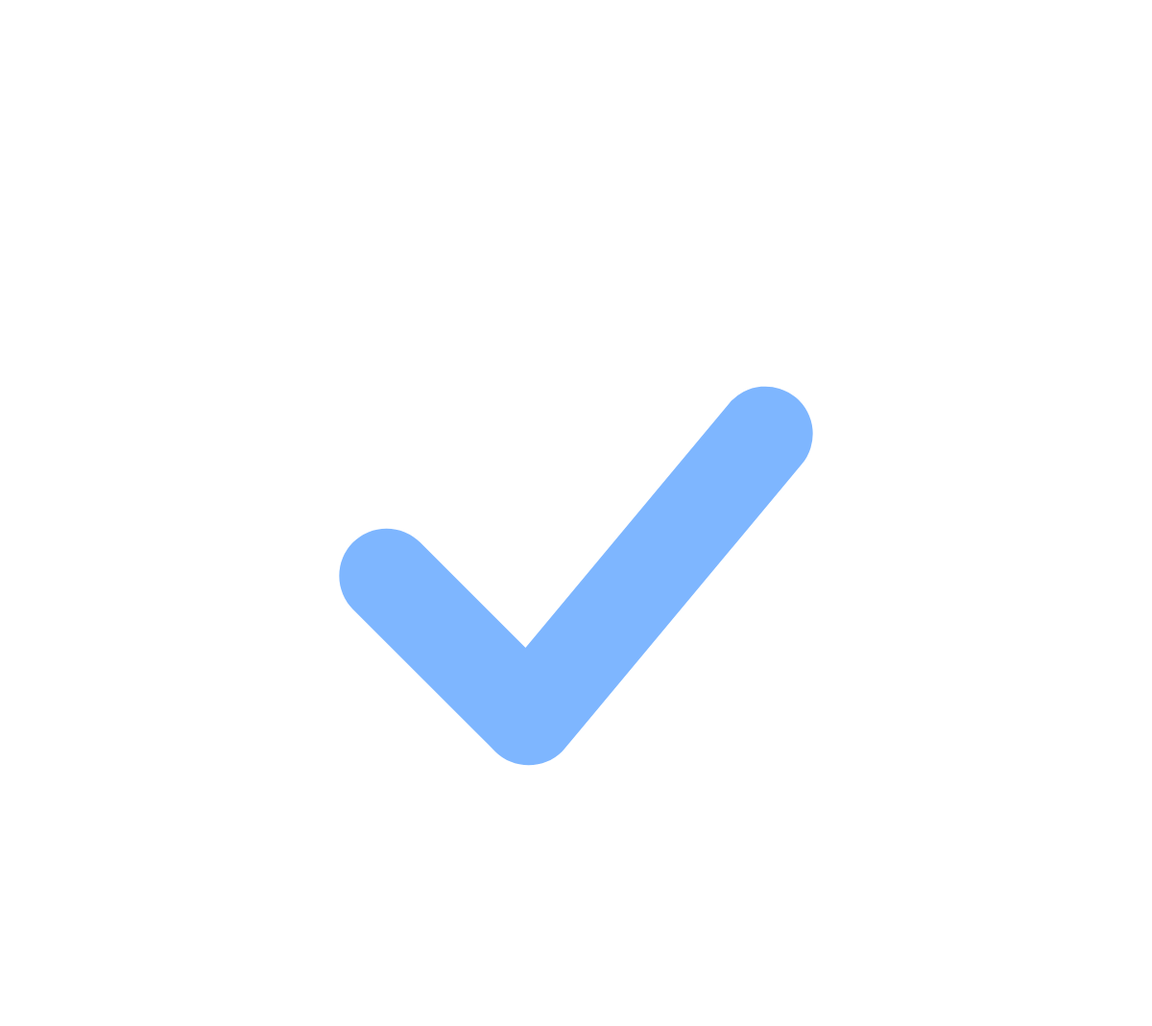
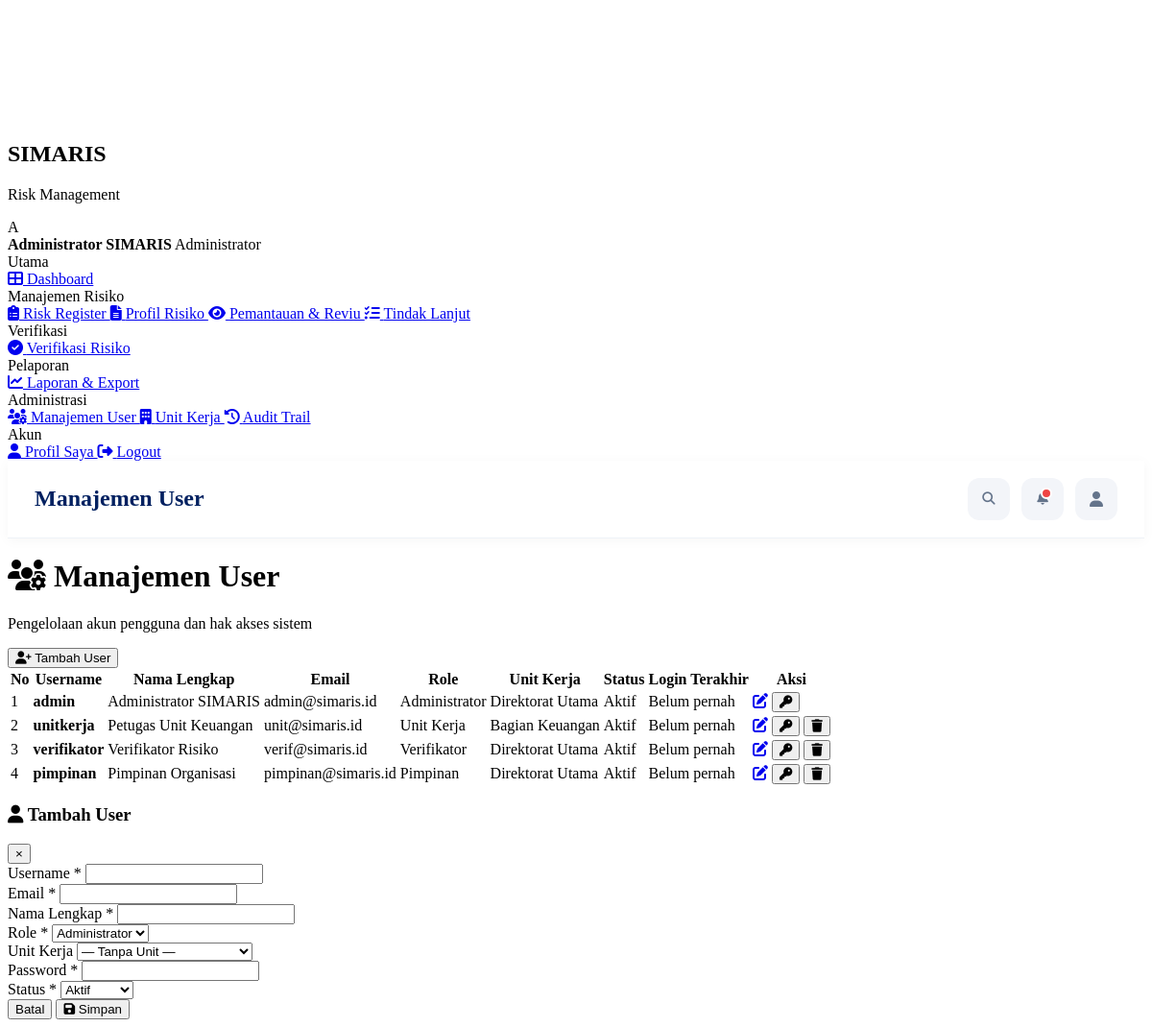
The page /pages/users.php (signed in) on the database its author committed (2 pictures, top to bottom).
### tables this page shows
CREATE TABLE `users` (
  `id`            INT(11)      NOT NULL AUTO_INCREMENT,
  `username`      VARCHAR(50)  NOT NULL UNIQUE,
  `email`         VARCHAR(100) NOT NULL UNIQUE,
  `password`      VARCHAR(255) NOT NULL,
  `nama_lengkap`  VARCHAR(150) NOT NULL,
  `role`          ENUM('admin','unit_kerja','verifikator','pimpinan') NOT NULL DEFAULT 'unit_kerja',
  `unit_id`       INT(11)      DEFAULT NULL,
  `foto`          VARCHAR(255) DEFAULT NULL,
  `status`        ENUM('aktif','nonaktif') NOT NULL DEFAULT 'aktif',
  `last_login`    DATETIME     DEFAULT NULL,
  `created_at`    TIMESTAMP    DEFAULT CURRENT_TIMESTAMP,
  `updated_at`    TIMESTAMP    DEFAULT CURRENT_TIMESTAMP ON UPDATE CURRENT_TIMESTAMP,
  PRIMARY KEY (`id`)
);

CREATE TABLE `unit_kerja` (
  `id`         INT(11)      NOT NULL AUTO_INCREMENT,
  `kode_unit`  VARCHAR(20)  NOT NULL UNIQUE,
  `nama_unit`  VARCHAR(150) NOT NULL,
  `deskripsi`  TEXT,
  `created_at` TIMESTAMP    DEFAULT CURRENT_TIMESTAMP,
  PRIMARY KEY (`id`)
);

### includes/functions.php (called while the page is built, shortened)
<?php
function currentUser(): array {
    if (isset($_SESSION['user']) && is_array($_SESSION['user'])) {
        return $_SESSION['user'];
    }
    return [
        'id'           => $_SESSION['user_id']      ?? null,
        'username'     => $_SESSION['username']     ?? null,
        'nama_lengkap' => $_SESSION['nama_lengkap'] ?? null,
        'role'         => $_SESSION['role']         ?? null,
        'unit_id'      => $_SESSION['unit_id']      ?? null,
        'email'        => $_SESSION['email']        ?? null,
        'foto'         => $_SESSION['foto']         ?? null,
    ];
}
function formatRole(string $role): string {
    return match($role) {
        'admin'       => 'Administrator',
        'unit_kerja'  => 'Unit Kerja',
        'verifikator' => 'Verifikator',
        'pimpinan'    => 'Pimpinan',
        default       => ucfirst($role),
    };
}
function e(?string $str): string {
    return htmlspecialchars($str ?? '', ENT_QUOTES, 'UTF-8');
}

### pages/users.php (the view, shortened to what this page needs)
<?php
require_once __DIR__ . '/../includes/functions.php';
$pdo = db();
$edit = null;
$rows = $pdo->query("SELECT u.*, uk.nama_unit FROM users u LEFT JOIN unit_kerja uk ON uk.id=u.unit_id ORDER BY u.role, u.nama_lengkap")->fetchAll();
$pageTitle = 'Manajemen User';
include __DIR__.'/../includes/header.php';
?>
<div class="page-header">
    <div>
        <h1 class="page-title"><i class="fas fa-users-cog"></i> Manajemen User</h1>
        <p class="page-subtitle">Pengelolaan akun pengguna dan hak akses sistem</p>
    </div>
    <button class="btn btn-primary" onclick="openModal('modalUser')"><i class="fas fa-user-plus"></i> Tambah User</button>
</div>
<div class="card">
    <div class="table-responsive">
    <table class="data-table">
        <thead>
        <tr>
            <th>No</th><th>Username</th><th>Nama Lengkap</th><th>Email</th><th>Role</th>
            <th>Unit Kerja</th><th>Status</th><th>Login Terakhir</th><th>Aksi</th>
        </tr>
        </thead>
        <tbody>
        <?php $no=1; foreach ($rows as $r): ?>
        <tr>
            <td><?= $no++ ?></td>
            <td><strong><?= e($r['username']) ?></strong></td>
            <td><?= e($r['nama_lengkap']) ?></td>
            <td><?= e($r['email']) ?></td>
            <td><span class="badge badge-info"><?= formatRole($r['role']) ?></span></td>
            <td><?= e($r['nama_unit'] ?? '-') ?></td>
            <td><?= $r['status']==='aktif' ? '<span class="badge badge-success">Aktif</span>' : '<span class="badge badge-danger">Non-aktif</span>' ?></td>
            <td><?= $r['last_login'] ? formatTanggal($r['last_login'],true) : '<span class="text-muted">Belum pernah</span>' ?></td>
            <td>
                <a href="?edit=<?= $r['id'] ?>" class="btn-icon" title="Edit"><i class="fas fa-edit"></i></a>
                <form method="post" style="display:inline" onsubmit="return confirm('Reset password user ini ke <password123>?')">
                    <button class="btn-icon" title="Reset Password"><i class="fas fa-key"></i></button>
                </form>
                <?php if ($r['id'] != $user['id']): ?>
                <form method="post" style="display:inline" onsubmit="return confirm('Hapus user ini?')">
                    <button class="btn-icon btn-icon-danger" title="Hapus"><i class="fas fa-trash"></i></button>
                </form>
                <?php endif; ?>
            </td>
        </tr>
        <?php endforeach; ?>
        </tbody>
    </table>
    </div>
</div>
<div class="modal-overlay <?= $edit?'active':'' ?>" id="modalUser">
    <div class="modal" style="max-width:600px">
        <div class="modal-header">
            <h3><i class="fas fa-user"></i> <?= $edit?'Edit':'Tambah' ?> User</h3>
            <button class="modal-close" onclick="location.href='users.php'">&times;</button>
        </div>
        <form method="post">
            <div class="modal-body">
                <div class="form-row">
                    <div class="form-group">
                        <label>Username *</label>
                        <input type="text" name="username" class="form-control" required value="<?= e($edit['username']??'') ?>">
                    </div>
                    <div class="form-group">
                        <label>Email *</label>
                        <input type="email" name="email" class="form-control" required value="<?= e($edit['email']??'') ?>">
                    </div>
                </div>
                <div class="form-group">
                    <label>Nama Lengkap *</label>
                    <input type="text" name="nama_lengkap" class="form-control" required value="<?= e($edit['nama_lengkap']??'') ?>">
                </div>
                <div class="form-row">
                    <div class="form-group">
                        <label>Role *</label>
                        <select name="role" class="form-control" required>
                            <?php foreach (['admin','unit_kerja','verifikator','pimpinan'] as $rl): ?>
                            <option value="<?= $rl ?>" <?= ($edit['role']??'')===$rl?'selected':'' ?>><?= formatRole($rl) ?></option>
                            <?php endforeach; ?>
                        </select>
                    </div>
                    <div class="form-group">
                        <label>Unit Kerja</label>
                        <select name="unit_id" class="form-control">
                            <option value="">— Tanpa Unit —</option>
                        </select>
                    </div>
                </div>
                <div class="form-row">
                    <div class="form-group">
                        <label>Password <?= $edit?'(kosongkan jika tidak diganti)':'*' ?></label>
                        <input type="password" name="password" class="form-control" <?= $edit?'':'required' ?> minlength="6">
                    </div>
                    <div class="form-group">
                        <label>Status *</label>
                        <select name="status" class="form-control" required>
                            <option value="aktif" <?= ($edit['status']??'aktif')==='aktif'?'selected':'' ?>>Aktif</option>
                        </select>
                    </div>
                </div>
            </div>
            <div class="modal-footer">
                <button type="button" class="btn btn-outline" onclick="location.href='users.php'">Batal</button>
                <button class="btn btn-primary"><i class="fas fa-save"></i> Simpan</button>
            </div>
        </form>
    </div>
</div>
<?php include __DIR__.'/../includes/footer.php'; ?>

### includes/header.php (shortened to what this page needs)
<?php
require_once __DIR__ . '/functions.php';
$user = currentUser();
$current_page = $current_page ?? '';
$page_title   = $page_title ?? ($pageTitle ?? 'Dashboard');
$stmt = $pdo->prepare("SELECT COUNT(*) FROM notifikasi WHERE (user_id=? OR user_id IS NULL) AND dibaca=0");
$stmt->execute([$user['id']]);
$unread = (int)$stmt->fetchColumn();
$initial = strtoupper(substr($user['nama_lengkap'] ?? 'U', 0, 1));
?>
<!DOCTYPE html>
<html lang="id">
<head>
<link rel="stylesheet" href="https://cdnjs.cloudflare.com/ajax/libs/font-awesome/6.4.0/css/all.min.css">
<link rel="stylesheet" href="<?= APP_URL ?>/assets/css/style.css">
</head>
<body>
<div class="app">
    <aside class="sidebar" id="sidebar">
        <div class="sidebar-brand">
            <div class="logo-box">
                <svg viewBox="0 0 24 24" fill="none" xmlns="http://www.w3.org/2000/svg">
                    <path d="M12 2L4 5v6c0 5 3.5 9.5 8 11 4.5-1.5 8-6 8-11V5l-8-3z" stroke="#fff" stroke-width="2" stroke-linejoin="round"/>
                    <path d="M8 12l3 3 5-6" stroke="#7eb6ff" stroke-width="2" stroke-linecap="round" stroke-linejoin="round"/>
                </svg>
            </div>
            <div>
                <h1>SIMARIS</h1>
                <p>Risk Management</p>
            </div>
        </div>
        <div class="sidebar-user">
            <div class="user-avatar"><?= $initial ?></div>
            <div class="user-info">
                <strong><?= e($user['nama_lengkap']) ?></strong>
                <span><?= formatRole($user['role']) ?></span>
            </div>
        </div>
        <nav class="sidebar-menu">
            <div class="menu-section">
                <div class="menu-title">Utama</div>
                <a href="<?= APP_URL ?>/dashboard.php" class="menu-item <?= $current_page==='dashboard'?'active':'' ?>">
                    <i class="fas fa-th-large"></i> Dashboard
                </a>
            </div>
            <div class="menu-section">
                <div class="menu-title">Manajemen Risiko</div>
                <a href="<?= APP_URL ?>/pages/risiko.php" class="menu-item <?= $current_page==='risiko'?'active':'' ?>">
                    <i class="fas fa-clipboard-list"></i> Risk Register
                </a>
                <a href="<?= APP_URL ?>/pages/profil_risiko.php" class="menu-item <?= $current_page==='profil'?'active':'' ?>">
                    <i class="fas fa-file-alt"></i> Profil Risiko
                </a>
                <a href="<?= APP_URL ?>/pages/pemantauan.php" class="menu-item <?= $current_page==='pemantauan'?'active':'' ?>">
                    <i class="fas fa-eye"></i> Pemantauan & Reviu
                </a>
                <a href="<?= APP_URL ?>/pages/tindak_lanjut.php" class="menu-item <?= $current_page==='tindak_lanjut'?'active':'' ?>">
                    <i class="fas fa-tasks"></i> Tindak Lanjut
                </a>
            </div>
            <?php if (in_array($user['role'], ['admin','verifikator'])): ?>
            <div class="menu-section">
                <div class="menu-title">Verifikasi</div>
                <a href="<?= APP_URL ?>/pages/verifikasi.php" class="menu-item <?= $current_page==='verifikasi'?'active':'' ?>">
                    <i class="fas fa-check-circle"></i> Verifikasi Risiko
                </a>
            </div>
            <?php endif; ?>
            <div class="menu-section">
                <div class="menu-title">Pelaporan</div>
                <a href="<?= APP_URL ?>/pages/laporan.php" class="menu-item <?= $current_page==='laporan'?'active':'' ?>">
                    <i class="fas fa-chart-line"></i> Laporan & Export
                </a>
            </div>
            <?php if ($user['role'] === 'admin'): ?>
            <div class="menu-section">
                <div class="menu-title">Administrasi</div>
                <a href="<?= APP_URL ?>/pages/users.php" class="menu-item <?= $current_page==='users'?'active':'' ?>">
                    <i class="fas fa-users-cog"></i> Manajemen User
                </a>
                <a href="<?= APP_URL ?>/pages/unit.php" class="menu-item <?= $current_page==='unit'?'active':'' ?>">
                    <i class="fas fa-building"></i> Unit Kerja
                </a>
                <a href="<?= APP_URL ?>/pages/audit_trail.php" class="menu-item <?= $current_page==='audit'?'active':'' ?>">
                    <i class="fas fa-history"></i> Audit Trail
                </a>
            </div>
            <?php endif; ?>
            <div class="menu-section">
                <div class="menu-title">Akun</div>
                <a href="<?= APP_URL ?>/pages/profil.php" class="menu-item <?= $current_page==='profil_user'?'active':'' ?>">
                    <i class="fas fa-user"></i> Profil Saya
                </a>
                <a href="<?= APP_URL ?>/logout.php" class="menu-item">
                    <i class="fas fa-sign-out-alt"></i> Logout
                </a>
            </div>
        </nav>
    </aside>
<div class="main">
    <header class="topbar">
        <div class="topbar-title">
            <h2><?= e($page_title) ?></h2>
        </div>
        <div class="topbar-actions">
            <div style="position:relative;">
                <button
                    type="button"
                    id="menuSearchBtn"
                    class="icon-btn"
                    title="Cari Menu"
                    onclick="toggleMenuSearch(event)"
                >
                    <i class="fas fa-search"></i>
                </button>
            </div>
            <div style="position:relative;">
                <button
                    type="button"
                    id="notifBtn"
                    class="icon-btn"
                    title="Notifikasi"
                    onclick="toggleNotif(event)"
                >
                    <i class="fas fa-bell"></i>
                    <?php if ($unread > 0): ?>
                        <span class="notif-dot"></span>
                    <?php endif; ?>
                </button>
            </div>
            <a href="<?= APP_URL ?>/pages/profil.php" class="icon-btn" title="Profil">
                <i class="fas fa-user"></i>
            </a>
        </div>
    </header>

### includes/header.php (style rules this page uses)
.topbar { height:80px; background:#fff; border-bottom:1px solid #eef2f7; display:flex; align-items:center; justify-content:space-between; padding:0 28px; box-shadow:0 2px 12px rgba(0,0,0,.04); }
.topbar-title h2 { margin:0; font-size:24px; font-weight:800; color:#002060; }
.topbar-actions { display:flex; align-items:center; gap:12px; }
.icon-btn { width:44px; height:44px; border:none; border-radius:12px; background:#f3f5f9; color:#64748b; cursor:pointer; display:flex; align-items:center; justify-content:center; text-decoration:none; position:relative; transition:.2s; }
.notif-dot { position:absolute; top:10px; right:12px; width:8px; height:8px; background:#ef4444; border-radius:50%; border:2px solid #fff; }

### rows shown on the page
users: nama_lengkap "A", nama_lengkap "Administrator SIMARIS", role "Administrator", username "admin", email "admin@simaris.id", unit_kerja.nama_unit "Direktorat Utama", status "Aktif", shows "Belum pernah"
users: username "unitkerja", nama_lengkap "Petugas Unit Keuangan", email "unit@simaris.id", role "Unit Kerja", unit_kerja.nama_unit "Bagian Keuangan", status "Aktif", shows "Belum pernah"
users: username "verifikator", nama_lengkap "Verifikator Risiko", email "verif@simaris.id", role "Verifikator", unit_kerja.nama_unit "Direktorat Utama", status "Aktif", shows "Belum pernah"
users: username "pimpinan", nama_lengkap "Pimpinan Organisasi", email "pimpinan@simaris.id", role "Pimpinan", unit_kerja.nama_unit "Direktorat Utama", status "Aktif", shows "Belum pernah"

### other values the page prints
$page_title "Manajemen User"
form field role "Administrator"
